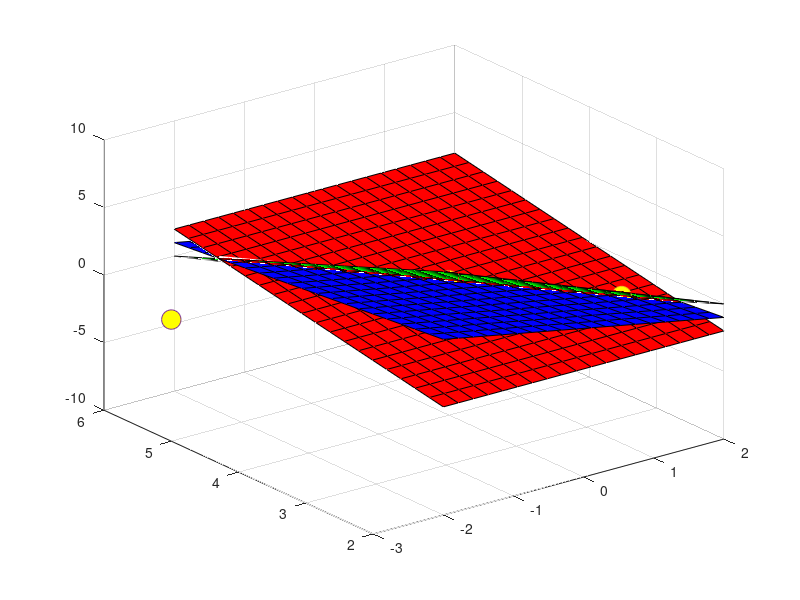

The MATLAB source for this figure:
clc
clear all 


% y- z = 4 
% 2x + y + 2z = 4
% 2x + y + z = 8



A = [0 1 -1 4; 2 1 2 4; 2 2 1 8];
rref(A)


x = linspace(-2,2,20);
y = linspace(2,6,20);
[X,Y] = meshgrid(x,y);

Z = Y-4;

surf(X,Y,Z, 'FaceColor', 'red');

hold on

Z=2-X-Y/2

surf(X,Y,Z, 'FaceColor', 'blue');

Z=8-2*X-2*Y

surf(X,Y,Z, 'FaceColor', 'green');

z = linspace(-4/3,4/3)
x = -3*z/2;
y = z+4;

plot3(x,y,z,'LineWidth',4,'Color','White')

hold off
rotate3d on


hold on

plot3(0,4,0,'Marker','o','MarkerSize',14,'MarkerFaceColor','yellow')
plot3(3/2,3,-1,'Marker','o','MarkerSize',14,'MarkerFaceColor','yellow')
plot3(-3,5,-1,'Marker','o','MarkerSize',14,'MarkerFaceColor','yellow')


hold off
